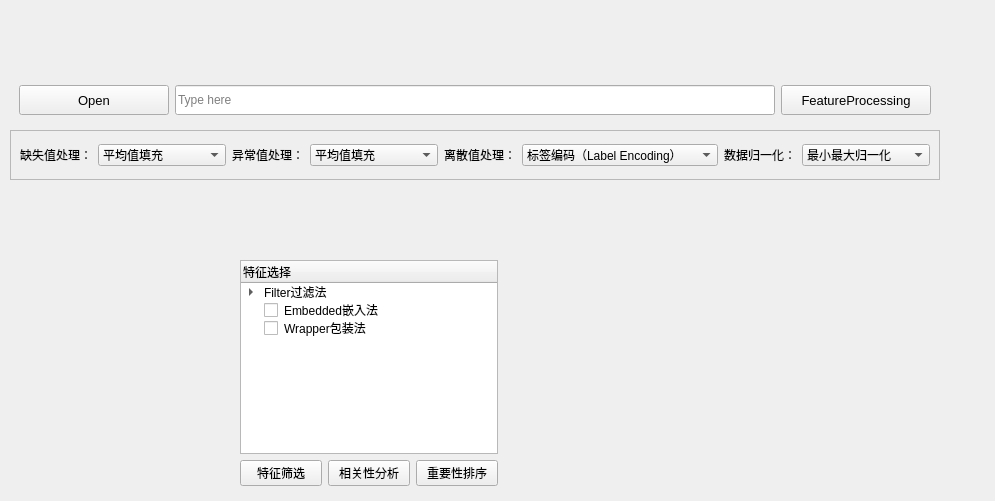
<?xml version="1.0" encoding="UTF-8"?>
<ui version="4.0">
 <class>MdiSubW_FeatureEngineering</class>
 <widget class="QWidget" name="MdiSubW_FeatureEngineering">
  <property name="geometry">
   <rect>
    <x>0</x>
    <y>0</y>
    <width>995</width>
    <height>501</height>
   </rect>
  </property>
  <property name="windowTitle">
   <string>Form</string>
  </property>
  <widget class="QWidget" name="layoutWidget">
   <property name="geometry">
    <rect>
     <x>240</x>
     <y>260</y>
     <width>258</width>
     <height>226</height>
    </rect>
   </property>
   <layout class="QVBoxLayout" name="verticalLayout_30">
    <item>
     <widget class="QTreeWidget" name="treeWidget_featureSelection">
      <property name="minimumSize">
       <size>
        <width>0</width>
        <height>0</height>
       </size>
      </property>
      <column>
       <property name="text">
        <string>特征选择</string>
       </property>
      </column>
      <item>
       <property name="text">
        <string>Filter过滤法</string>
       </property>
       <item>
        <property name="text">
         <string>方差过滤</string>
        </property>
        <property name="checkState">
         <enum>Unchecked</enum>
        </property>
       </item>
       <item>
        <property name="text">
         <string>相关性过滤</string>
        </property>
        <item>
         <property name="text">
          <string>卡方过滤</string>
         </property>
         <property name="checkState">
          <enum>Unchecked</enum>
         </property>
        </item>
        <item>
         <property name="text">
          <string>F检验</string>
         </property>
         <property name="checkState">
          <enum>Unchecked</enum>
         </property>
        </item>
        <item>
         <property name="text">
          <string>互信息法</string>
         </property>
         <property name="checkState">
          <enum>Unchecked</enum>
         </property>
        </item>
       </item>
      </item>
      <item>
       <property name="text">
        <string>Embedded嵌入法</string>
       </property>
       <property name="checkState">
        <enum>Unchecked</enum>
       </property>
      </item>
      <item>
       <property name="text">
        <string>Wrapper包装法</string>
       </property>
       <property name="checkState">
        <enum>Unchecked</enum>
       </property>
      </item>
     </widget>
    </item>
    <item>
     <layout class="QHBoxLayout" name="horizontalLayout_8">
      <item>
       <widget class="QPushButton" name="btn_featureSelection">
        <property name="text">
         <string>特征筛选</string>
        </property>
       </widget>
      </item>
      <item>
       <widget class="QPushButton" name="btn_correlationAnalysis">
        <property name="text">
         <string>相关性分析</string>
        </property>
       </widget>
      </item>
      <item>
       <widget class="QPushButton" name="btn_importanceRanking">
        <property name="text">
         <string>重要性排序</string>
        </property>
       </widget>
      </item>
     </layout>
    </item>
   </layout>
  </widget>
  <widget class="QFrame" name="frame_div_content_1">
   <property name="geometry">
    <rect>
     <x>10</x>
     <y>70</y>
     <width>930</width>
     <height>110</height>
    </rect>
   </property>
   <property name="minimumSize">
    <size>
     <width>0</width>
     <height>110</height>
    </size>
   </property>
   <property name="maximumSize">
    <size>
     <width>16777215</width>
     <height>110</height>
    </size>
   </property>
   <property name="frameShape">
    <enum>QFrame::NoFrame</enum>
   </property>
   <property name="frameShadow">
    <enum>QFrame::Raised</enum>
   </property>
   <layout class="QVBoxLayout" name="verticalLayout_17">
    <property name="spacing">
     <number>0</number>
    </property>
    <property name="leftMargin">
     <number>0</number>
    </property>
    <property name="topMargin">
     <number>0</number>
    </property>
    <property name="rightMargin">
     <number>0</number>
    </property>
    <property name="bottomMargin">
     <number>0</number>
    </property>
    <item>
     <widget class="QFrame" name="frame_content_wid_1">
      <property name="frameShape">
       <enum>QFrame::NoFrame</enum>
      </property>
      <property name="frameShadow">
       <enum>QFrame::Raised</enum>
      </property>
      <layout class="QHBoxLayout" name="horizontalLayout_9">
       <item>
        <layout class="QGridLayout" name="gridLayout">
         <property name="bottomMargin">
          <number>0</number>
         </property>
         <item row="0" column="1">
          <widget class="QLineEdit" name="lineedit_imported_filename">
           <property name="minimumSize">
            <size>
             <width>0</width>
             <height>30</height>
            </size>
           </property>
           <property name="styleSheet">
            <string notr="true"/>
           </property>
           <property name="text">
            <string/>
           </property>
           <property name="placeholderText">
            <string>Type here</string>
           </property>
          </widget>
         </item>
         <item row="0" column="0">
          <widget class="QPushButton" name="btn_open_local_file">
           <property name="minimumSize">
            <size>
             <width>150</width>
             <height>30</height>
            </size>
           </property>
           <property name="font">
            <font>
             <family>Segoe UI</family>
             <pointsize>10</pointsize>
             <italic>false</italic>
             <bold>false</bold>
            </font>
           </property>
           <property name="cursor">
            <cursorShape>PointingHandCursor</cursorShape>
           </property>
           <property name="styleSheet">
            <string notr="true"/>
           </property>
           <property name="text">
            <string>Open</string>
           </property>
           <property name="icon">
            <iconset resource="resources.qrc">
             <normaloff>:/icons/images/icons/cil-folder-open.png</normaloff>:/icons/images/icons/cil-folder-open.png</iconset>
           </property>
          </widget>
         </item>
         <item row="0" column="2">
          <widget class="QPushButton" name="btn_FeatureProcessing_2">
           <property name="minimumSize">
            <size>
             <width>150</width>
             <height>30</height>
            </size>
           </property>
           <property name="font">
            <font>
             <family>Segoe UI</family>
             <pointsize>10</pointsize>
             <italic>false</italic>
             <bold>false</bold>
            </font>
           </property>
           <property name="cursor">
            <cursorShape>PointingHandCursor</cursorShape>
           </property>
           <property name="styleSheet">
            <string notr="true"/>
           </property>
           <property name="text">
            <string>FeatureProcessing</string>
           </property>
           <property name="icon">
            <iconset resource="resources.qrc">
             <normaloff>:/icons/images/icons/cil-data-process.png</normaloff>:/icons/images/icons/cil-data-process.png</iconset>
           </property>
          </widget>
         </item>
        </layout>
       </item>
      </layout>
     </widget>
    </item>
    <item>
     <widget class="QFrame" name="frame_title_wid_1">
      <property name="maximumSize">
       <size>
        <width>16777215</width>
        <height>50</height>
       </size>
      </property>
      <property name="frameShape">
       <enum>QFrame::StyledPanel</enum>
      </property>
      <property name="frameShadow">
       <enum>QFrame::Raised</enum>
      </property>
      <layout class="QHBoxLayout" name="horizontalLayout_7">
       <item>
        <widget class="QLabel" name="label_missing_values_handling">
         <property name="sizePolicy">
          <sizepolicy hsizetype="Fixed" vsizetype="Preferred">
           <horstretch>0</horstretch>
           <verstretch>0</verstretch>
          </sizepolicy>
         </property>
         <property name="text">
          <string>缺失值处理：</string>
         </property>
        </widget>
       </item>
       <item>
        <widget class="QComboBox" name="combobox_missing_values_handling">
         <item>
          <property name="text">
           <string>平均值填充</string>
          </property>
         </item>
         <item>
          <property name="text">
           <string>中位数填充</string>
          </property>
         </item>
         <item>
          <property name="text">
           <string>众数填充</string>
          </property>
         </item>
         <item>
          <property name="text">
           <string>固定值填充</string>
          </property>
         </item>
         <item>
          <property name="text">
           <string>最近邻填充</string>
          </property>
         </item>
         <item>
          <property name="text">
           <string>删除整行</string>
          </property>
         </item>
         <item>
          <property name="text">
           <string>删除整列</string>
          </property>
         </item>
         <item>
          <property name="text">
           <string>不处理</string>
          </property>
         </item>
        </widget>
       </item>
       <item>
        <widget class="QLabel" name="label_outlier_handling">
         <property name="sizePolicy">
          <sizepolicy hsizetype="Fixed" vsizetype="Preferred">
           <horstretch>0</horstretch>
           <verstretch>0</verstretch>
          </sizepolicy>
         </property>
         <property name="text">
          <string>异常值处理：</string>
         </property>
        </widget>
       </item>
       <item>
        <widget class="QComboBox" name="combobox_outlier_handling">
         <item>
          <property name="text">
           <string>平均值填充</string>
          </property>
         </item>
         <item>
          <property name="text">
           <string>中位数填充</string>
          </property>
         </item>
         <item>
          <property name="text">
           <string>众数填充</string>
          </property>
         </item>
         <item>
          <property name="text">
           <string>删除整行</string>
          </property>
         </item>
         <item>
          <property name="text">
           <string>删除整列</string>
          </property>
         </item>
         <item>
          <property name="text">
           <string>不处理</string>
          </property>
         </item>
        </widget>
       </item>
       <item>
        <widget class="QLabel" name="label_categorical_handling">
         <property name="sizePolicy">
          <sizepolicy hsizetype="Fixed" vsizetype="Preferred">
           <horstretch>0</horstretch>
           <verstretch>0</verstretch>
          </sizepolicy>
         </property>
         <property name="text">
          <string>离散值处理：</string>
         </property>
        </widget>
       </item>
       <item>
        <widget class="QComboBox" name="combobox_categorical_handling">
         <item>
          <property name="text">
           <string>标签编码（Label Encoding）</string>
          </property>
         </item>
         <item>
          <property name="text">
           <string>独热编码（One-Hot Encoding）</string>
          </property>
         </item>
         <item>
          <property name="text">
           <string>二进制编码（Binary Encoding）</string>
          </property>
         </item>
         <item>
          <property name="text">
           <string>离散哈希（Feature Hashing）</string>
          </property>
         </item>
         <item>
          <property name="text">
           <string>嵌入方法（Embeddings）</string>
          </property>
         </item>
         <item>
          <property name="text">
           <string>目标编码（Target Encoding）</string>
          </property>
         </item>
         <item>
          <property name="text">
           <string>不处理</string>
          </property>
         </item>
        </widget>
       </item>
       <item>
        <widget class="QLabel" name="label_data_normalization_handling">
         <property name="sizePolicy">
          <sizepolicy hsizetype="Fixed" vsizetype="Preferred">
           <horstretch>0</horstretch>
           <verstretch>0</verstretch>
          </sizepolicy>
         </property>
         <property name="text">
          <string>数据归一化：</string>
         </property>
        </widget>
       </item>
       <item>
        <widget class="QComboBox" name="combobox_data_normalization_handling">
         <item>
          <property name="text">
           <string>最小最大归一化</string>
          </property>
         </item>
         <item>
          <property name="text">
           <string>均值归一化</string>
          </property>
         </item>
         <item>
          <property name="text">
           <string>标准化</string>
          </property>
         </item>
         <item>
          <property name="text">
           <string>最大绝对值归一化</string>
          </property>
         </item>
         <item>
          <property name="text">
           <string>鲁棒归一化</string>
          </property>
         </item>
         <item>
          <property name="text">
           <string>不处理</string>
          </property>
         </item>
        </widget>
       </item>
      </layout>
     </widget>
    </item>
   </layout>
  </widget>
 </widget>
 <resources>
  <include location="resources.qrc"/>
 </resources>
 <connections/>
</ui>
